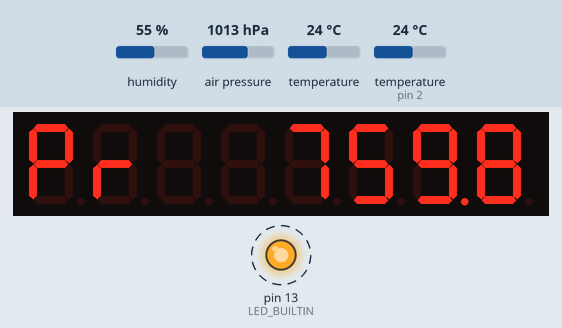
This sketch was run on a simulated Arduino Uno, built with avr-gcc and run on an emulated ATmega328P. Shown: 8-digit seven-segment display, output pins drawn as LEDs (lit = HIGH). Dashed ring = blinking. The test bench sets the inputs (shaded band); at power-on: humidity 55 %, air pressure 1013 hPa, temperature 24 °C, temperature (sensor on pin 2) 24 °C.

Above: at 5.7 s.
5.9 s: humidity set to 22 %
11.9 s: air pressure set to 952 hPa
At 15.1 s:
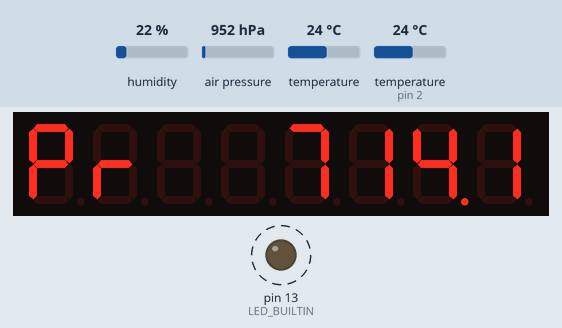
17.9 s: temperature (sensor 0) set to 12 °C
At 24.12 s:
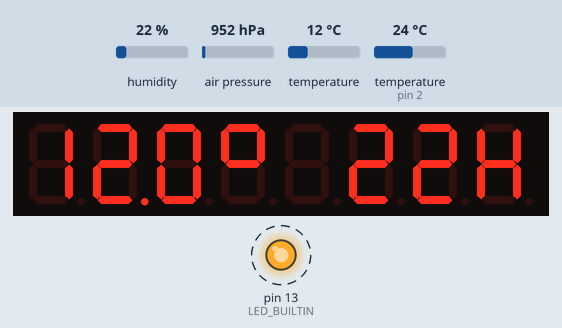
25.5 s: humidity set to 40 %
At 30.09 s:
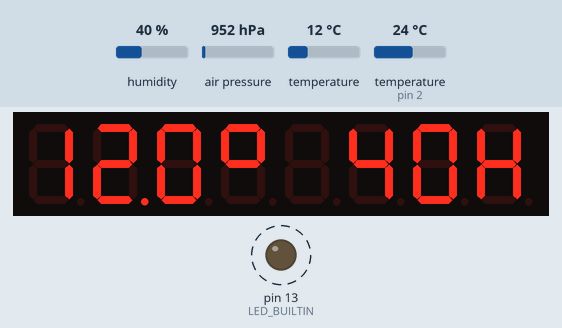
31.5 s: air pressure set to 975 hPa
At 39.28 s:
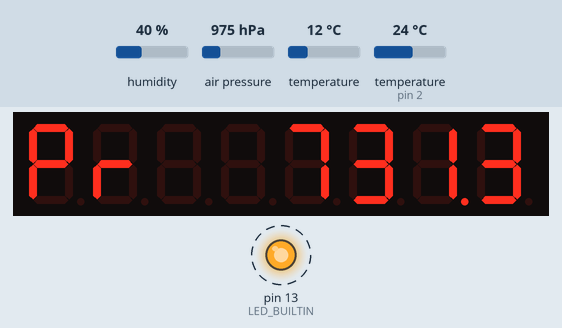
40.5 s: humidity set to 68 %
At 48.17 s:
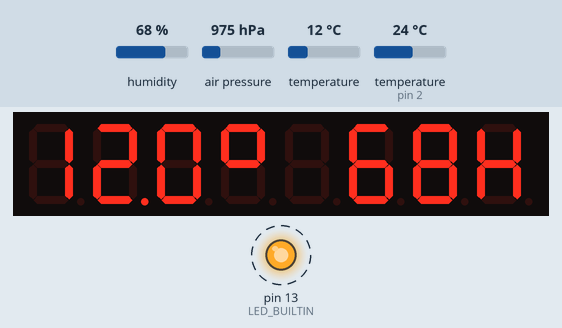
Timing chart, 0 to 50.5 s (numbered marks = the images above; inputs shaded):
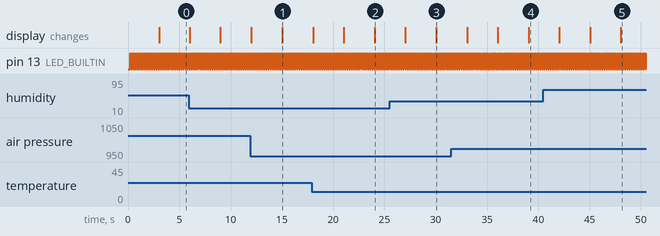

The sketch:

dht-2.ino
```cpp
#include <Wire.h>
#include <Adafruit_BMP085.h>
#include <DHT.h>
#include "Led.h"
#include "Scheduler.h"

#define DHTPIN        2 // номер пина, к которому подсоединен датчик
#define LED_DATA_PIN  10 // пин на DIN дисплея
#define LED_CLK_PIN   12 // пин на CLOCK дисплея
#define LED_CS_PIN    11 // пин на CS дисплея

DHT dht(DHTPIN, DHT11);
Adafruit_BMP085 bmp;
Led led(LED_DATA_PIN, LED_CLK_PIN, LED_CS_PIN);
Scheduler scheduler;

static float h = 0, t = 0, bmpT = 0;
static int32_t p = 0;
static char buf[20];
static char buf_float[8];

void displayTask(void* arg)
{
  static bool showPressure = false;
  if (showPressure) {
    dtostrf(p * 0.00750062, 1, 1, buf_float);
    sprintf(buf, "Prs %s", buf_float);
  } else {
    // Проверка удачно прошло ли считывание.
    if (isnan(h) || isnan(t)) {
      //led.print("Error");
      return;
    }
    /* 1 is mininum width, 1 is precision; float value is copied onto str_temp*/
    dtostrf(bmpT, 1, 1, buf_float);
    sprintf(buf, "%s@ %uH", buf_float, round(h));
  }
  led.print(buf);
  showPressure = !showPressure;
}

void readSensorsTask(void* arg)
{
  //Считываем влажность
  h = dht.readHumidity();

  // Считываем температуру
  t = dht.readTemperature();
  bmpT = bmp.readTemperature();

  // Считаваем атм. давление
  p = bmp.readPressure();// Pascals
}

void blinkTask(void* arg)
{
  static bool blinkFlag = false;
  digitalWrite(LED_BUILTIN, blinkFlag ? HIGH : LOW);
  blinkFlag = !blinkFlag;
}

void setup() {
  pinMode(LED_BUILTIN, OUTPUT);
  led.setup();
  led.print("Start");
  dht.begin();
  if (!bmp.begin()) {
    led.print("Error 085");
    while (1) {}
  }
  scheduler.addRepeatableTask(readSensorsTask, nullptr, 5000, true);
  scheduler.addRepeatableTask(displayTask, nullptr, 3000, true);
  scheduler.addRepeatableTask(blinkTask, nullptr, 100, false);
}

void loop() {
  scheduler.tick();
}
```

Led.h
```cpp
//
// Created by Alexander Galilov on 09.04.2020.
// E-Mail: alexander.galilov@gmail.com

#ifndef __LED_H__
#define __LED_H__

#include <Arduino.h>
#include "LedControl.h"

class Led {
private:
    LedControl _lc;
public:
    Led(int dataPin, int clkPin, int csPin):
    _lc(dataPin, clkPin, csPin, 1) {
        //
    }

    void setup() {
        _lc.shutdown(0, false);
        /* Set the brightness to a medium values */
        _lc.setIntensity(0, 1);
        /* and clear the display */
        _lc.clearDisplay(0);
    }

    inline void clearDisplay() {
        _lc.clearDisplay(0);
    }

    void print(const char* data) {
        int len = strlen(data);
        int nPoints = 0;
        for (int8_t i = 0; i < len; i++) {
            if (data[i] == '.') nPoints++;
        }

        char prev;
        int offset = 0, targetPos;
        for (int8_t i = len - 1; i >= 0; --i) {
            char c = data[len - 1 - i];
            bool dp;
            if (c == '.') {
                dp = true;
                offset++;
            } else {
                dp = false;
            }
            targetPos = i + offset - nPoints;
            setChar(targetPos, dp ? prev : c, dp);
            prev = c;
        }
        for (int8_t j = 7; j >= len - nPoints; --j) {
            setChar(j, ' ', false);
        }
    }

    void setChar(int pos, char c, bool dp) {
        if (c == '@') {
            // print out "degree" symbol
            _lc.setRow(0, pos, 99);
        } else if (c == 'R' || c == 'r') {
            _lc.setRow(0, pos, 0b00000101);
        } else if (c == 'O') {
            _lc.setChar(0, pos, 0, dp);
        } else if (c == 'C') {
            _lc.setRow(0, pos, 0b01001110);
        }else if (c == 'U' || c == 'u') {
            _lc.setRow(0, pos, 0b00111110);
        } else if (c == 'o') {
            _lc.setRow(0, pos, 0b00011101);
        } else if (c == 'T' || c == 't') {
            _lc.setRow(0, pos, 0b00001111);
        } else {
            _lc.setChar(0, pos, c, dp);
        }
    }

    static inline bool needBlink(bool &needUpdate, unsigned long blinkPeriod, unsigned long& prevTs) {
        static bool blinkFlag = false;
        auto ts = millis();
        needUpdate = ts - prevTs > blinkPeriod || ts < prevTs;
        if (needUpdate) {
            prevTs = ts;
            blinkFlag = !blinkFlag;
        }
        return blinkFlag;
    }
};

#endif
```

Scheduler.cpp
```cpp
//
// Created by Alexander Galilov on 09.04.2020.
// E-Mail: alexander.galilov@gmail.com

#include "Scheduler.h"

Scheduler::Scheduler() {
  memset(_tasks, 0, sizeof(_tasks));
}

void Scheduler::tick() {
  unsigned long t = millis();
  for (uint8_t i = 0; i < MAX_TASK_NUMBER; i++) {
    if (t < _tasks[i]._lastRun) { // overflow correction
      _tasks[i]._lastRun = (0xFFFFFFFFLU - _tasks[i]._lastRun);
    }
    auto nextRunAt = _tasks[i]._lastRun + _tasks[i]._interval;
    if (_tasks[i]._task != nullptr &&
        (t > nextRunAt || _tasks[i]._immediate)) {
      _tasks[i]._immediate = false;
      _tasks[i]._task(_tasks[i]._arg);
      _tasks[i]._lastRun = t;
    }
  }
}

uint8_t Scheduler::addRepeatableTask(TSchedulerTask task, void *arg,
                                     long interval,
                                     bool runImmediate) {
  for (uint8_t i = 0; i < MAX_TASK_NUMBER; i++) {
    if (_tasks[i]._task == nullptr) {
      _tasks[i]._task = task;
      _tasks[i]._arg = arg;
      _tasks[i]._interval = interval;
      _tasks[i]._lastRun = 0;
      _tasks[i]._immediate = runImmediate;
      return i;
    }
  }
  return MAX_TASK_NUMBER;
}

void Scheduler::removeRepeatableTask(uint8_t taskId) {
  _tasks[taskId % MAX_TASK_NUMBER]._task = nullptr;
}
```

Scheduler.h
```cpp
//
// Created by Alexander Galilov on 09.04.2020.
// E-Mail: alexander.galilov@gmail.com

#ifndef SCHEDULER_H
#define SCHEDULER_H

#include <Arduino.h>

#define MAX_TASK_NUMBER 8

typedef void(*TSchedulerTask)(void *arg);

class Scheduler {
private:
    struct TaskDescriptor {
        unsigned long _interval;
        unsigned long _lastRun;
        bool _immediate;
        TSchedulerTask _task;
        void *_arg;
    };
public:
    Scheduler();

    void tick();

    /**
     * Add repeatable task to scheduler
     * @param task a pointer to void task(void *arg) function
     * @param arg a function argument
     * @param interval milliseconds between calls
     * @param runImmediate true = perform first call ASAP, false = perform first call after 'interval' milliseconds
     * @return an added task id or MAX_TASK_NUMBER when no free space for task descriptor
     */
    uint8_t addRepeatableTask(TSchedulerTask task, void *arg, long interval, bool runImmediate);

    void removeRepeatableTask(uint8_t taskId);

private:
    TaskDescriptor _tasks[MAX_TASK_NUMBER];
};


#endif //SCHEDULER_H
```

Measured:
- after the input at 11.9 s, the display: first differs from a run without the input after 3.2 s (image 1)
- after the input at 17.9 s, the display: first differs from a run without the input after 6.2 s (image 2)
- after the input at 25.5 s, the display: first differs from a run without the input after 4.5 s (image 3)
- after the input at 31.5 s, the display: first differs from a run without the input after 7.5 s (image 4)
- after the input at 40.5 s, the display: first differs from a run without the input after 7.5 s (image 5)
- by itself, pin 13 (LED_BUILTIN): alternates HIGH for 0.10 s and LOW for 0.10 s
